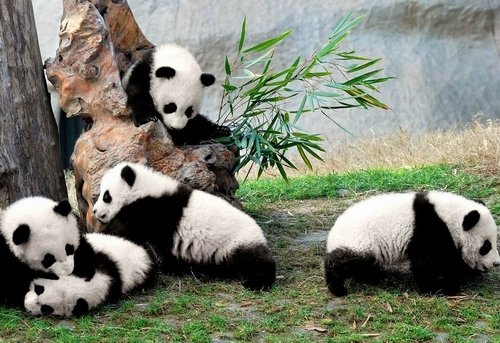
#> input picture pillow/images/panda.jpg, 500 x 343 px
$ python image_filter.py
#> lines starting #> are read from the running program, lines starting #| are printed output that depends on the picture
#!/usr/bin/env python3
# -*- coding: utf-8 -*-

'''
@File: image_filter.py
@Python Version: 3.11.2
@Author: Wei Li
@Contact: weili_yzzcq@163.com
@Blog: https://2694048168.github.io/blog/#/
@Time: 2023/05/22 14:50:46
@Version: 0.1
@License: Apache License Version 2.0, January 2004
@Description: image denoise with filters
'''

from PIL import Image
# https://pillow.readthedocs.io/en/stable/reference/ImageFilter.html
from PIL import ImageFilter


if __name__ == "__main__":
    img = Image.open("./images/panda.jpg")
#> img is the input picture: PIL image 500x343 RGB; mean R, G, B 125.8, 129.4, 114.2
    im_blur = img.filter(ImageFilter.BLUR)
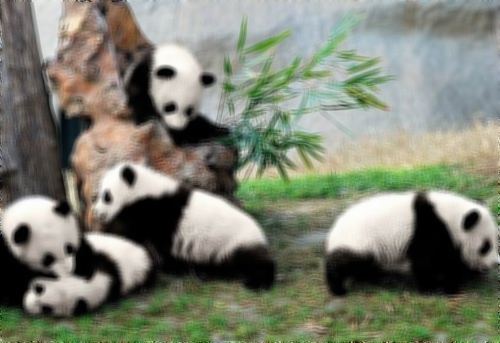
#> im_blur: PIL image 500x343 RGB; mean R, G, B 125.8, 129.4, 114.2
    im_blur.save("./images/panda_blur.png")

    im2 = img.filter(ImageFilter.CONTOUR)
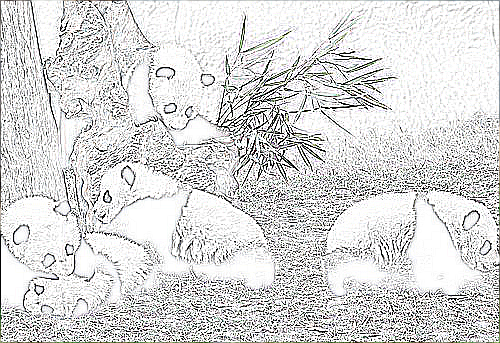
#> im2: PIL image 500x343 RGB; mean R, G, B 215.3, 215.4, 215.2
    im2.save("./images/panda_contour.png")

    im3 = img.filter(ImageFilter.FIND_EDGES)
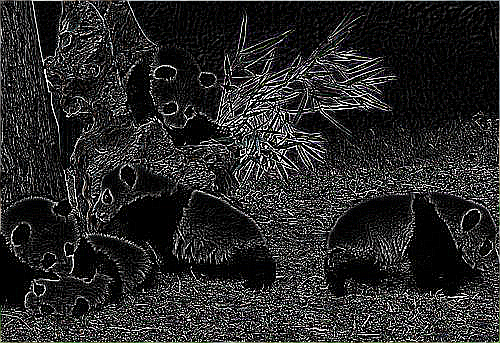
#> im3: PIL image 500x343 RGB; mean R, G, B 40.1, 40.1, 39.9
    im3.save("./images/panda_edges.png")

    im4 = img.filter(ImageFilter.EMBOSS)
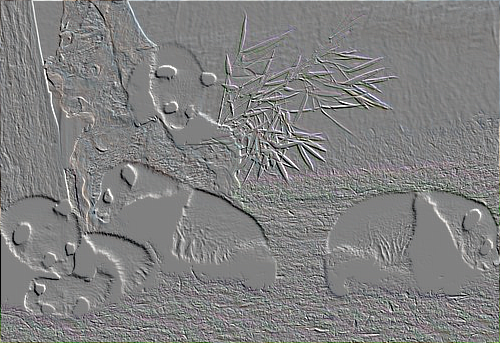
#> im4: PIL image 500x343 RGB; mean R, G, B 128.3, 128.3, 128.2
    im4.save("./images/panda_emboss.png")

    im5 = img.filter(ImageFilter.SMOOTH)
    im5.save("./images/panda_smooth.png")

$ run again, with pillow/images/image_01153.jpg copied over pillow/images/panda.jpg
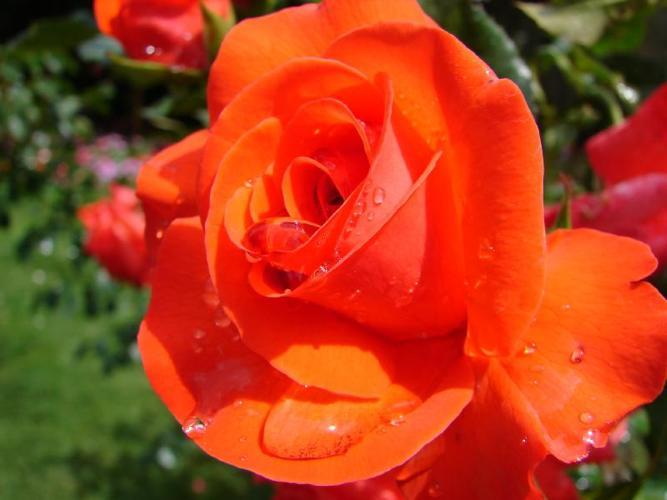
#> input picture pillow/images/image_01153.jpg, 667 x 500 px
#> img is the input picture: PIL image 667x500 RGB; mean R, G, B 173.3, 61.2, 26.6
#> `im3 = img.filter(ImageFilter.FIND_EDGES)`:
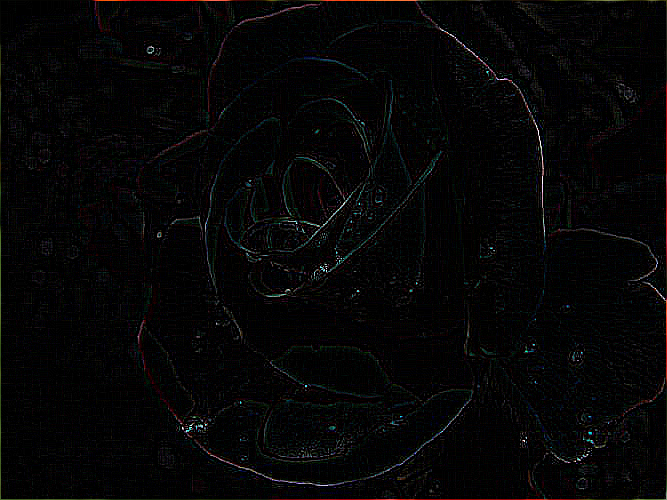
#> im3: PIL image 667x500 RGB; mean R, G, B 5.7, 5.4, 5.7
#> `im4 = img.filter(ImageFilter.EMBOSS)`:
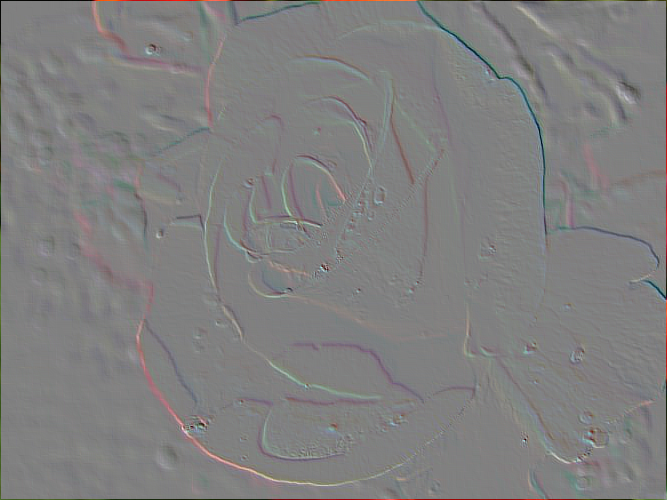
#> im4: PIL image 667x500 RGB; mean R, G, B 127.9, 127.4, 127.3

$ run again, with pillow/images/image_01155.jpg copied over pillow/images/panda.jpg
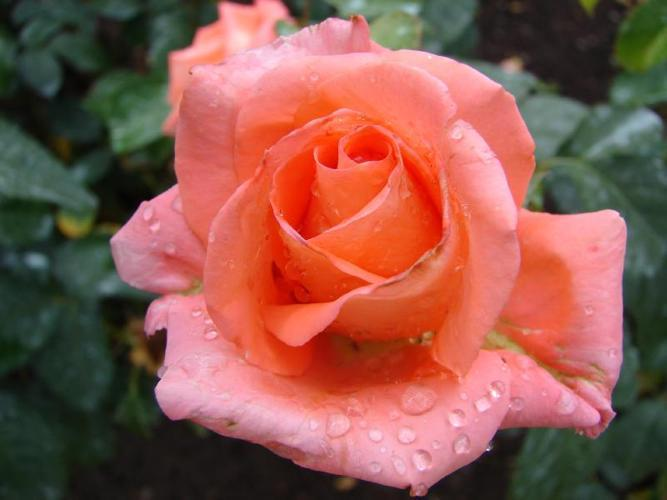
#> input picture pillow/images/image_01155.jpg, 667 x 500 px
#> img is the input picture: PIL image 667x500 RGB; mean R, G, B 142.2, 88, 76.7
#> `im3 = img.filter(ImageFilter.FIND_EDGES)`:
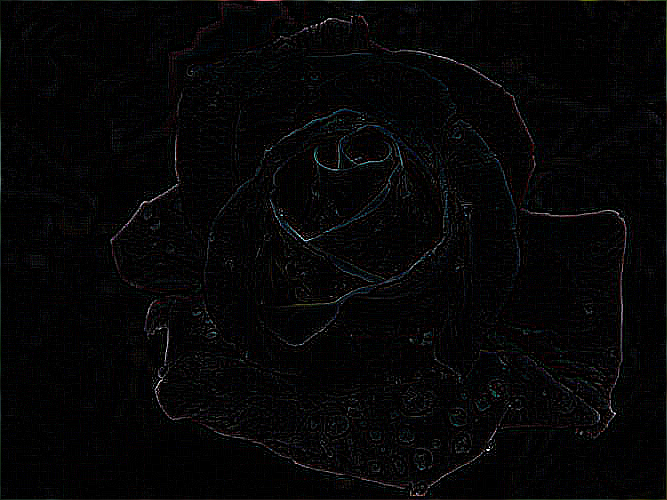
#> im3: PIL image 667x500 RGB; mean R, G, B 5.5, 5.4, 5.8
#> `im4 = img.filter(ImageFilter.EMBOSS)`:
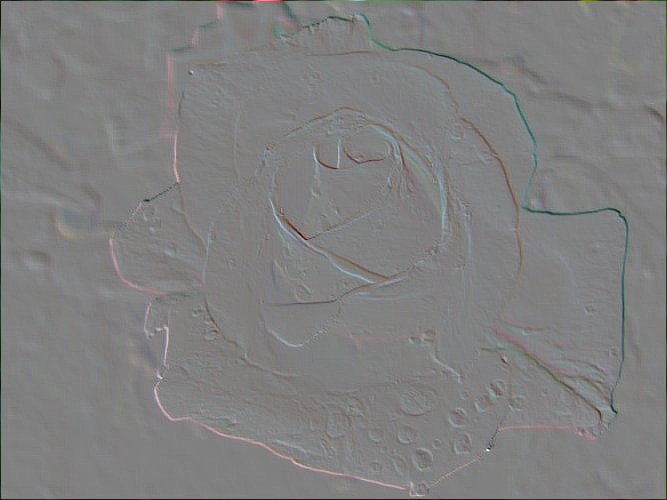
#> im4: PIL image 667x500 RGB; mean R, G, B 127.5, 127.6, 127.5

$ run again, with pillow/images/split_merge.jpg copied over pillow/images/panda.jpg
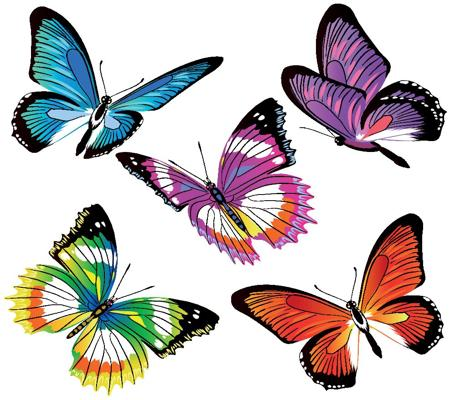
#> input picture pillow/images/split_merge.jpg, 450 x 400 px
#> img is the input picture: PIL image 450x400 RGB; mean R, G, B 198.5, 190.5, 189.8
#> `im4 = img.filter(ImageFilter.EMBOSS)`:
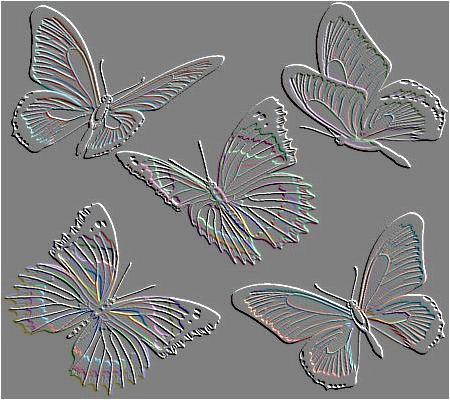
#> im4: PIL image 450x400 RGB; mean R, G, B 129.1, 129.1, 129.1
#> `im5 = img.filter(ImageFilter.SMOOTH)`:
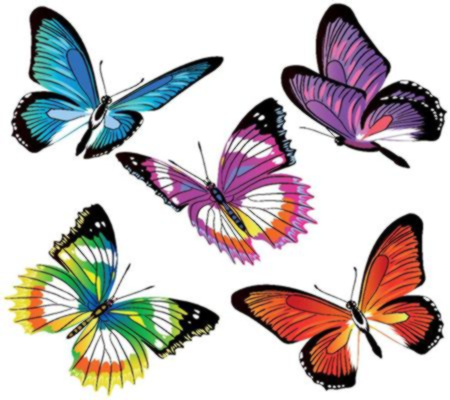
#> im5: PIL image 450x400 RGB; mean R, G, B 198.5, 190.5, 189.8
